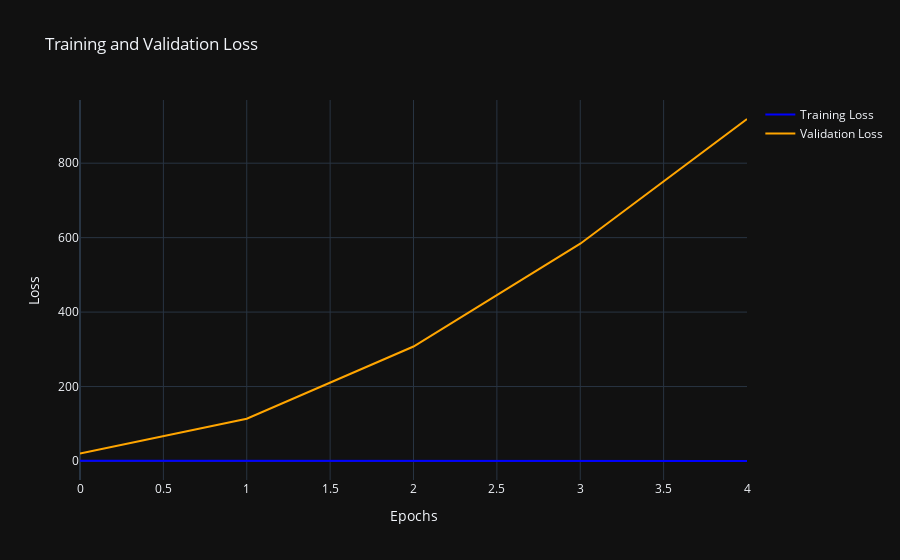
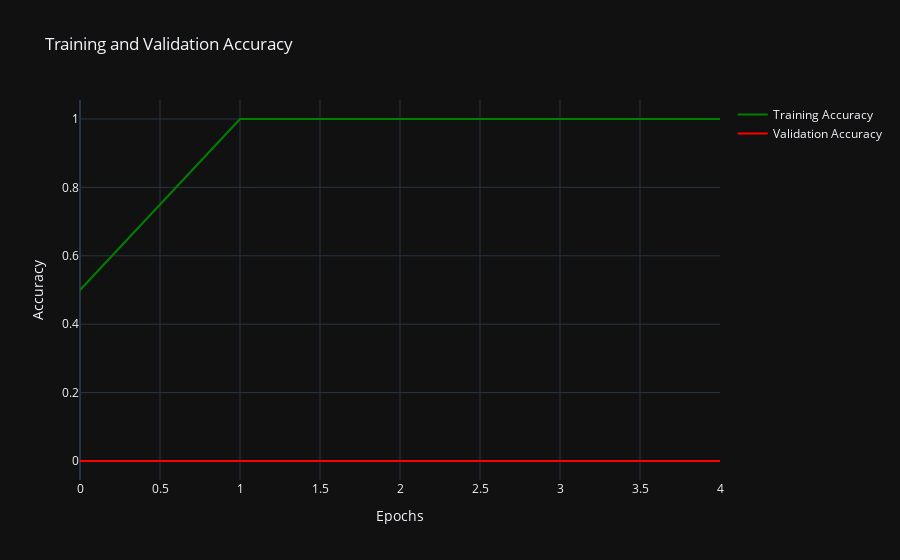

The cell these charts' notebook holds for them, in order:
### Code cell
import plotly.graph_objects as go
import plotly.express as px



# Create a Plotly figure for loss
fig_loss = go.Figure()

fig_loss.add_trace(go.Scatter(x=history.epoch,
                             y=history.history['loss'],
                             mode='lines',
                             name='Training Loss',
                             line=dict(color='blue')))
fig_loss.add_trace(go.Scatter(x=history.epoch,
                             y=history.history['val_loss'],
                             mode='lines',
                             name='Validation Loss',
                             line=dict(color='orange')))

fig_loss.update_layout(title='Training and Validation Loss',
                      xaxis_title='Epochs',
                      yaxis_title='Loss',
                      template='plotly_dark')

# Create a Plotly figure for accuracy
fig_accuracy = go.Figure()

fig_accuracy.add_trace(go.Scatter(x=history.epoch,
                                 y=history.history['accuracy'],
                                 mode='lines',
                                 name='Training Accuracy',
                                 line=dict(color='green')))
fig_accuracy.add_trace(go.Scatter(x=history.epoch,
                                 y=history.history['val_accuracy'],
                                 mode='lines',
                                 name='Validation Accuracy',
                                 line=dict(color='red')))

fig_accuracy.update_layout(title='Training and Validation Accuracy',
                          xaxis_title='Epochs',
                          yaxis_title='Accuracy',
                          template='plotly_dark')

# Show the figures
fig_loss.show()
fig_accuracy.show()

### Figure 1 — Plotly figure (JSON) as saved in the notebook; plotly's stock layout.template omitted (floating-point values rounded to 4 significant figures)
{"data": [{"line": {"color": "blue"}, "mode": "lines", "name": "Training Loss", "type": "scatter", "x": [0, 1, 2, 3, 4], "y": [0.4714, 0.0003359, 2.336e-07, 0, 0]}, {"line": {"color": "orange"}, "mode": "lines", "name": "Validation Loss", "type": "scatter", "x": [0, 1, 2, 3, 4], "y": [20.07, 113.6, 307.6, 583.8, 918.7]}], "layout": {"title": {"text": "Training and Validation Loss"}, "xaxis": {"title": {"text": "Epochs"}}, "yaxis": {"title": {"text": "Loss"}}}}

### Figure 2 — Plotly figure (JSON) as saved in the notebook; plotly's stock layout.template omitted (floating-point values rounded to 4 significant figures)
{"data": [{"line": {"color": "green"}, "mode": "lines", "name": "Training Accuracy", "type": "scatter", "x": [0, 1, 2, 3, 4], "y": [0.5, 1, 1, 1, 1]}, {"line": {"color": "red"}, "mode": "lines", "name": "Validation Accuracy", "type": "scatter", "x": [0, 1, 2, 3, 4], "y": [0, 0, 0, 0, 0]}], "layout": {"title": {"text": "Training and Validation Accuracy"}, "xaxis": {"title": {"text": "Epochs"}}, "yaxis": {"title": {"text": "Accuracy"}}}}
